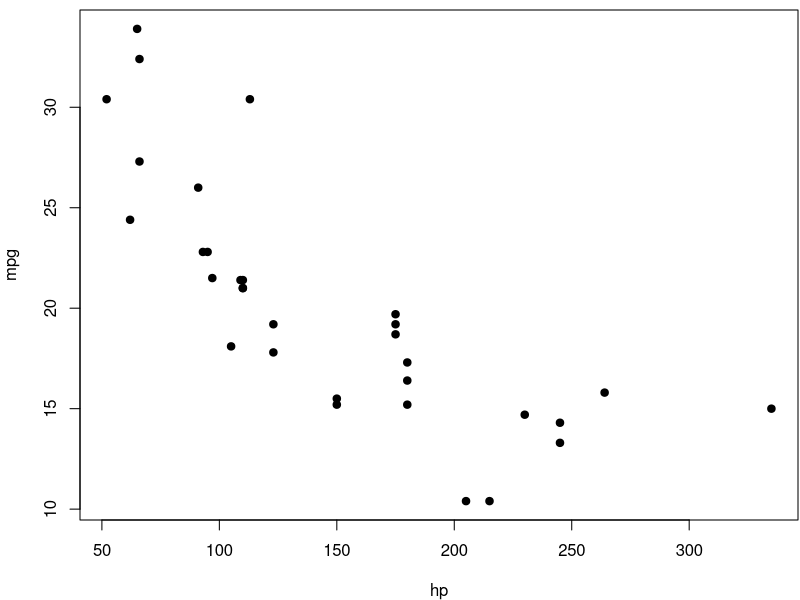
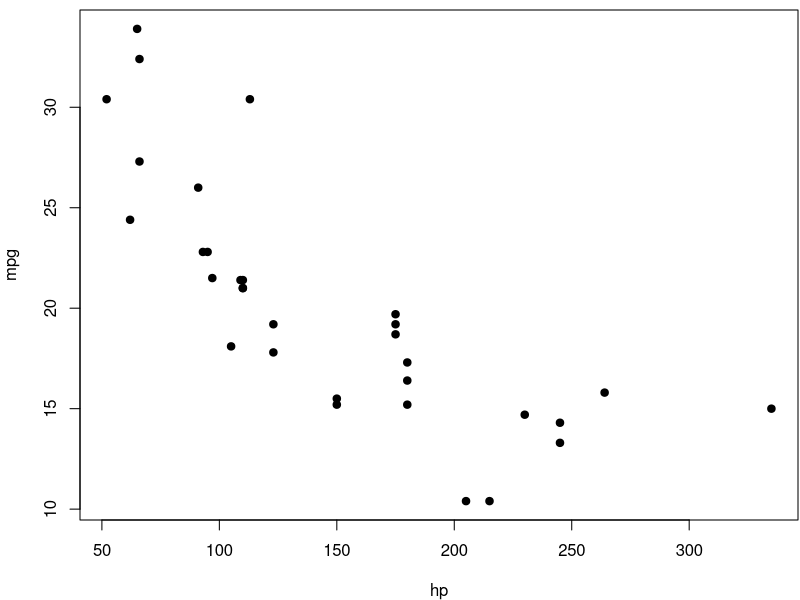
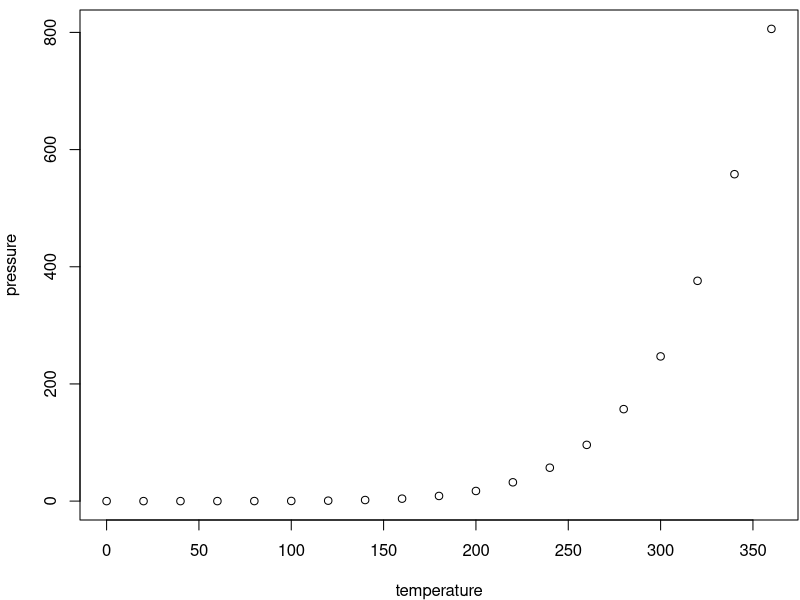

Write R code to recreate these figures, in order.
## ---- chunk 1
knitr::opts_chunk$set(echo = TRUE)
## ---- chunk 2
par(mar = c(4, 4, .5, .1))
plot(mpg ~ hp, data = mtcars, pch = 19)
## ---- chunk 3
head(mtcars)
## ---- chunk 4
summary(cars)
## ---- chunk 5
par(mar = c(4, 4, .5, .1))
plot(mpg ~ hp, data = mtcars, pch = 19)
## ---- chunk 6
head(mtcars)
## ---- chunk 7
plot(pressure)
